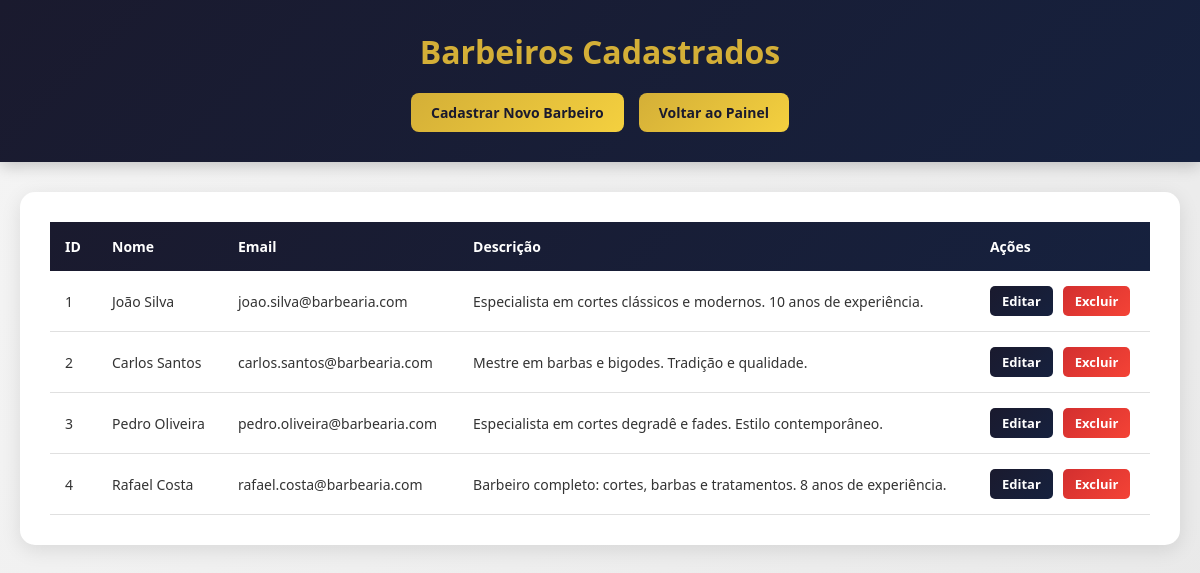
/admin/barbeiro/listar-barbeiro.php, run on the app's committed database.
### tables this page shows
CREATE TABLE `barbeiros` (
  `id` int(11) NOT NULL,
  `email` varchar(100) NOT NULL,
  `senha` varchar(50) NOT NULL,
  `nome` varchar(100) NOT NULL,
  `descricao` varchar(300) NOT NULL
);

### admin/barbeiro/listar-barbeiro.php (the view, shortened to what this page needs)
<?php
    require_once(__DIR__ . "/../conectaMYSQL.php");
?>
<!DOCTYPE html>
<html lang="pt-BR">
<head>
</head>
<body>
    <div class="list-header">
        <h1>Barbeiros Cadastrados</h1>
        <div class="list-actions">
            <a href="?query=admin/barbeiro/cadastro-barbeiro">Cadastrar Novo Barbeiro</a>
            <a href="?query=admin/barbeiro/painel-admin-barbeiro">Voltar ao Painel</a>
        </div>
    </div>
    <div class="table-container">
        <table>
            <thead>
                <tr>
                    <th>ID</th>
                    <th>Nome</th>
                    <th>Email</th>
                    <th>Descrição</th>
                    <th>Ações</th>
                </tr>
            </thead>
            <tbody>
        <?php
            $sql = "SELECT * FROM barbeiros";
            $resultado = mysqli_query($connect, $sql);
            if(mysqli_num_rows($resultado) > 0) {
                while($dados = mysqli_fetch_array($resultado)) {
                    echo "<tr>";
                    echo "<td>" . $dados['id'] . "</td>";
                    echo "<td>" . htmlspecialchars($dados['nome']) . "</td>";
                    echo "<td>" . htmlspecialchars($dados['email']) . "</td>";
                    echo "<td>" . htmlspecialchars($dados['descricao']) . "</td>";
                    echo "<td class='actions-cell'>";
                    echo "<a href='?query=admin/barbeiro/barbeiro-form-editar&id=" . $dados['id'] . "' class='btn-edit'>Editar</a>";
                    echo "<a href='?query=admin/barbeiro/barbeiro-excluir&id=" . $dados['id'] . "' class='btn-delete'>Excluir</a>";
                    echo "</td>";
                    echo "</tr>";
                }
            } else {
                echo "<tr><td colspan='5' class='empty-message'>Nenhum barbeiro cadastrado.</td></tr>";
            }
        ?>
            </tbody>
        </table>
    </div>
</body>
</html>

### admin/barbeiro/listar-barbeiro.php (style rules this page uses)
* { margin: 0; padding: 0; box-sizing: border-box; }
body { font-family: 'Segoe UI', Tahoma, Geneva, Verdana, sans-serif; background: linear-gradient(135deg, #f5f5f5 0%, #e8e8e8 100%); min-height: 100vh; padding: 40px 20px; color: #333; }
.list-header { background: linear-gradient(135deg, #1a1a2e 0%, #16213e 100%); color: #fff; padding: 30px 20px; box-shadow: 0 4px 15px rgba(0,0,0,0.2); text-align: center; margin: -40px -20px 30px -20px; }
.list-header h1 { font-size: 32px; color: #d4af37; font-weight: 700; margin-bottom: 20px; }
.list-actions { display: flex; gap: 15px; justify-content: center; flex-wrap: wrap; }
.list-actions a { padding: 10px 20px; background: linear-gradient(135deg, #d4af37 0%, #f4d03f 100%); color: #1a1a2e; text-decoration: none; border-radius: 8px; font-weight: 600; transition: all 0.3s ease; font-size: 14px; }
.table-container { max-width: 1200px; margin: 0 auto; background: #fff; padding: 30px; border-radius: 15px; box-shadow: 0 5px 20px rgba(0,0,0,0.1); overflow-x: auto; }
table { width: 100%; border-collapse: collapse; }
thead { background: linear-gradient(135deg, #1a1a2e 0%, #16213e 100%); color: #fff; }
thead th { padding: 15px; text-align: left; font-weight: 600; font-size: 14px; }
tbody tr { border-bottom: 1px solid #e0e0e0; transition: all 0.3s ease; }
tbody td { padding: 15px; font-size: 14px; color: #333; }
.actions-cell { display: flex; gap: 10px; }
.btn-edit, .btn-delete { padding: 6px 12px; border-radius: 5px; text-decoration: none; font-size: 13px; font-weight: 600; transition: all 0.3s ease; }
.btn-edit { background: linear-gradient(135deg, #1a1a2e 0%, #16213e 100%); color: #fff; }
.btn-delete { background: linear-gradient(135deg, #d32f2f 0%, #f44336 100%); color: #fff; }

### data on the page
barbeiros: id "1", nome "João Silva", email "joao.silva@barbearia.com", descricao "Especialista em cortes clássicos e modernos. 10 anos de experiência."
barbeiros: id "2", nome "Carlos Santos", email "carlos.santos@barbearia.com", descricao "Mestre em barbas e bigodes. Tradição e qualidade."
barbeiros: id "3", nome "Pedro Oliveira", email "pedro.oliveira@barbearia.com", descricao "Especialista em cortes degradê e fades. Estilo contemporâneo."
barbeiros: id "4", nome "Rafael Costa", email "rafael.costa@barbearia.com", descricao "Barbeiro completo: cortes, barbas e tratamentos. 8 anos de experiência."
